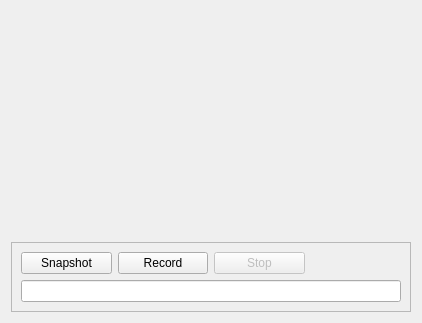
<?xml version="1.0" encoding="UTF-8"?>
<ui version="4.0">
 <class>LiveFrame</class>
 <widget class="QFrame" name="LiveFrame">
  <property name="geometry">
   <rect>
    <x>0</x>
    <y>0</y>
    <width>400</width>
    <height>300</height>
   </rect>
  </property>
  <property name="windowTitle">
   <string>Frame</string>
  </property>
  <layout class="QVBoxLayout" name="verticalLayout">
   <item>
    <widget class="QWidget" name="widget" native="true">
     <property name="minimumSize">
      <size>
       <width>400</width>
       <height>225</height>
      </size>
     </property>
    </widget>
   </item>
   <item>
    <widget class="QFrame" name="frame">
     <property name="sizePolicy">
      <sizepolicy hsizetype="Preferred" vsizetype="Fixed">
       <horstretch>0</horstretch>
       <verstretch>0</verstretch>
      </sizepolicy>
     </property>
     <property name="frameShape">
      <enum>QFrame::StyledPanel</enum>
     </property>
     <property name="frameShadow">
      <enum>QFrame::Raised</enum>
     </property>
     <layout class="QGridLayout" name="gridLayout">
      <item row="0" column="1">
       <widget class="QPushButton" name="record">
        <property name="text">
         <string>Record</string>
        </property>
       </widget>
      </item>
      <item row="0" column="0">
       <widget class="QPushButton" name="snapshot">
        <property name="text">
         <string>Snapshot</string>
        </property>
       </widget>
      </item>
      <item row="0" column="2">
       <widget class="QPushButton" name="stop">
        <property name="enabled">
         <bool>false</bool>
        </property>
        <property name="text">
         <string>Stop</string>
        </property>
       </widget>
      </item>
      <item row="0" column="3">
       <widget class="QLabel" name="time">
        <property name="text">
         <string/>
        </property>
        <property name="alignment">
         <set>Qt::AlignCenter</set>
        </property>
       </widget>
      </item>
      <item row="1" column="0" colspan="4">
       <widget class="QLineEdit" name="status">
        <property name="readOnly">
         <bool>true</bool>
        </property>
       </widget>
      </item>
     </layout>
    </widget>
   </item>
  </layout>
 </widget>
 <resources/>
 <connections/>
</ui>
